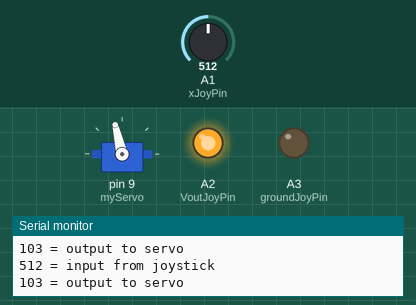
This sketch was run on a simulated Arduino Uno, built with avr-gcc and run on an emulated ATmega328P. On the bench: servo, output pins drawn as LEDs (lit = HIGH), the last lines printed to the serial monitor. The inputs (shaded band) are chosen by the test bench; at power-on: A1 (xJoyPin) = 512.

Above: at 1.2 s.
1.3 s: A1 (xJoyPin) set to 716
At 2.6 s:
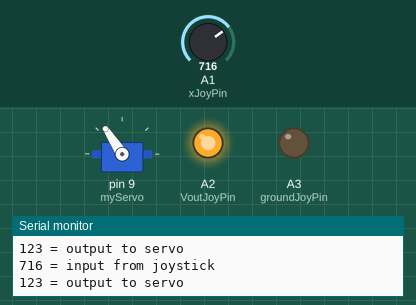
2.9 s: A1 (xJoyPin) set to 900
At 4.1 s:
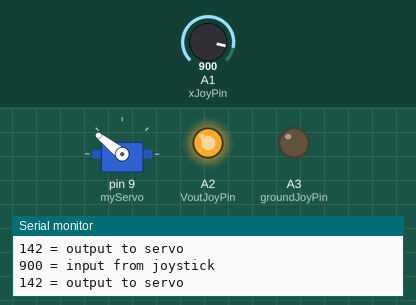
4.5 s: A1 (xJoyPin) set to 122
At 5.6 s:
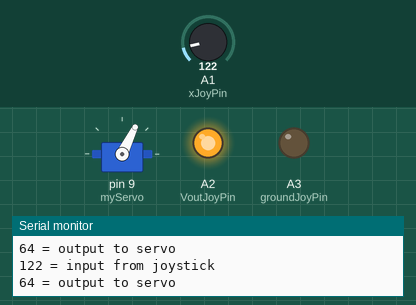
6.1 s: A1 (xJoyPin) set to 0
At 7.0 s:
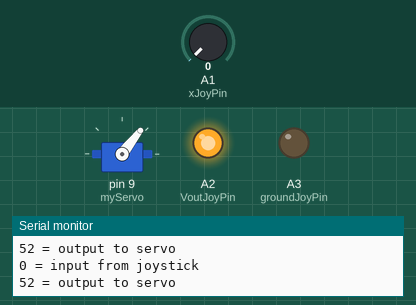
7.7 s: A1 (xJoyPin) set to 511
At 8.4 s:
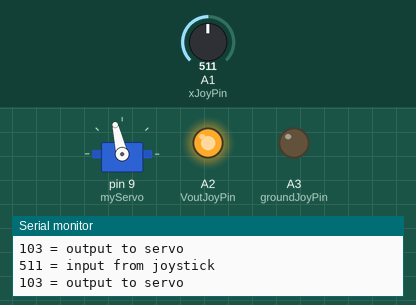
Timing chart, 0 to 10.3 s (numbered marks = the images above; inputs shaded):
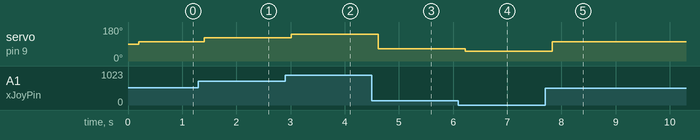

The sketch:

ServoWithJoystick.ino
```cpp
/*
 * As we push the joystick forward the servo rotates
 * counterclockwise. If we push the joystick backward the servo rotates
 * clockwise.
 */
#include <Servo.h>
#define servoPin 9
#define groundJoyPin A3 //joystick ground pin will connect to Arduino analog pin A3
#define VoutJoyPin A2 //joystick +5V pin will connect to Arduino analog pin A2
#define xJoyPin A1//joystick x-axis pin will connect to Arduino analog pin A1
Servo myServo;
void setup() {
  Serial.begin(9600);
  pinMode(groundJoyPin, OUTPUT);
  pinMode(VoutJoyPin, OUTPUT);
  pinMode(xJoyPin, INPUT);
  digitalWrite(VoutJoyPin, HIGH);
  digitalWrite(xJoyPin, LOW);
  myServo.attach(9);

}

void loop() {
  delay(200);
  int joystickXVal = analogRead(xJoyPin);
  Serial.print(joystickXVal);
  Serial.println(" = input from joystick");
  Serial.print((joystickXVal+520)/10);
  Serial.println(" = output to servo");
  Serial.println();
  myServo.write((joystickXVal+520)/10);
}
```

Measured:
- after the input at 1.3 s, servo on pin 9 (myServo): 103° → 123° after 0.11 s
- after the input at 2.9 s, servo on pin 9 (myServo): 123° → 142° after 0.11 s
- after the input at 4.5 s, servo on pin 9 (myServo): 142° → 64° after 0.12 s
- after the input at 6.1 s, servo on pin 9 (myServo): 64° → 52° after 0.13 s
- after the input at 7.7 s, servo on pin 9 (myServo): 52° → 103° after 0.13 s
